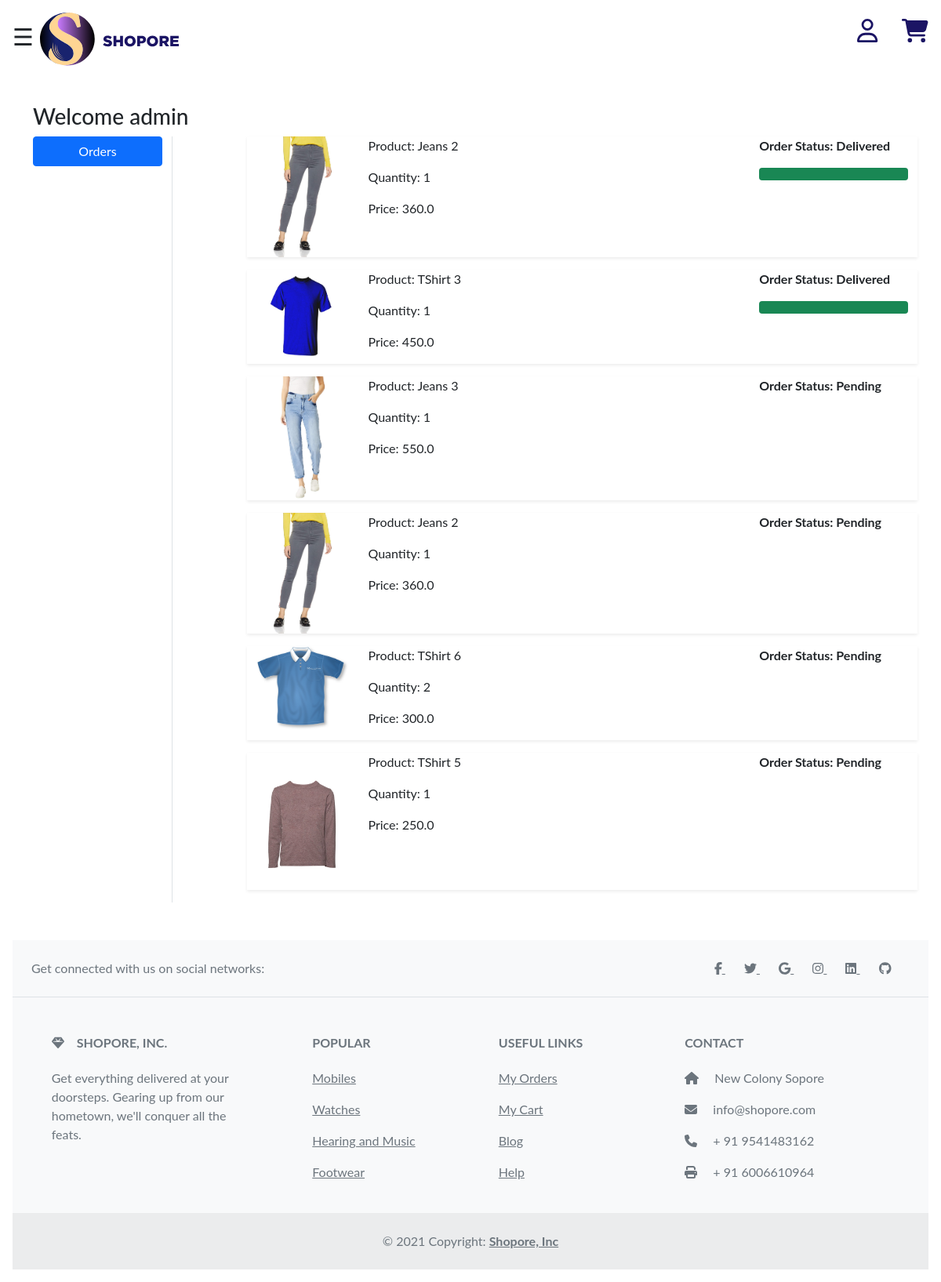
The page /orders/ (signed in) on the database as committed earlier.
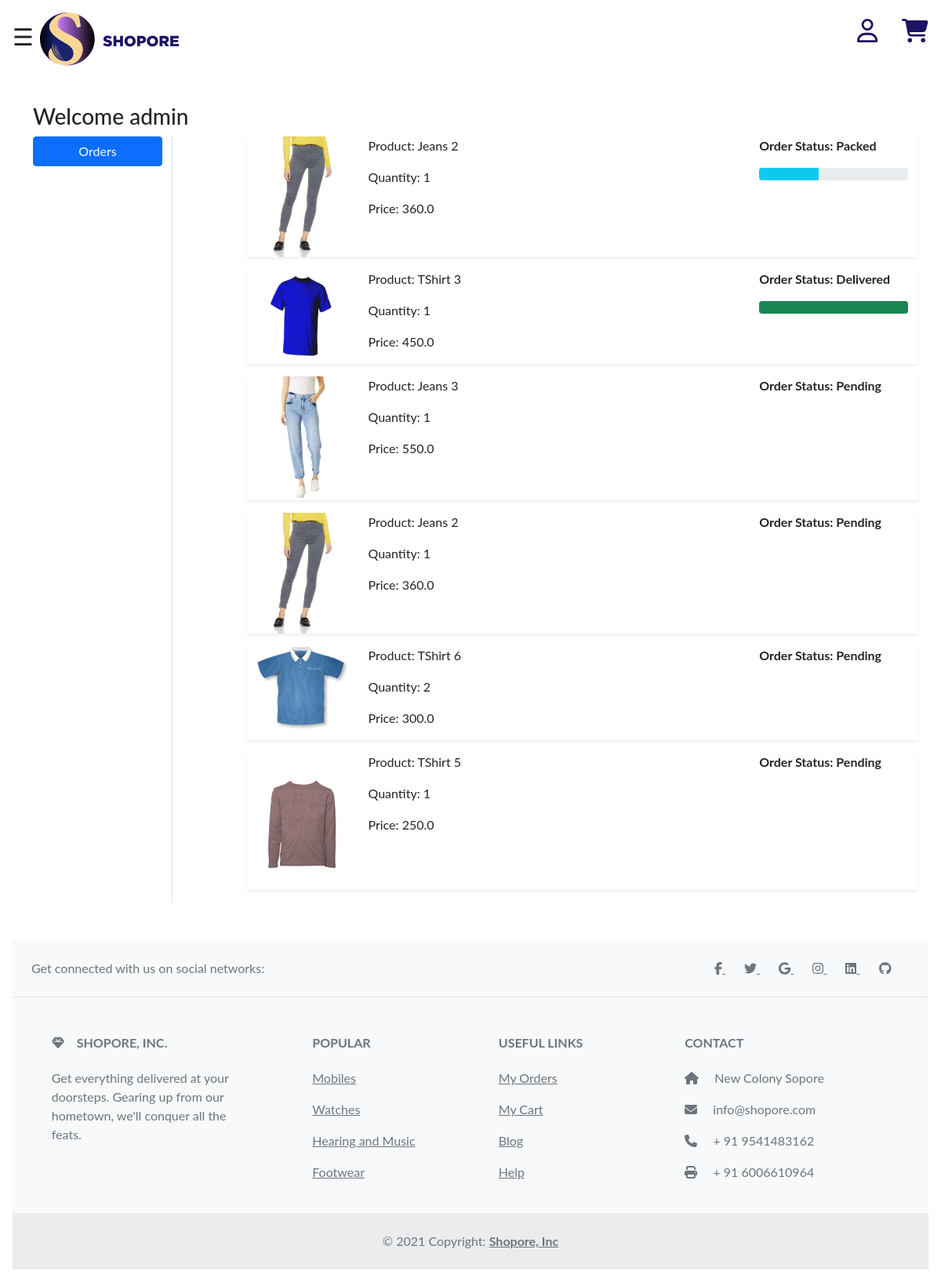
The same page on the database as committed later.
### app/models.py (models this page shows, shortened)
class OrderPlaced(models.Model):
 user = models.ForeignKey(User, on_delete=models.CASCADE)
 customer = models.ForeignKey(Customer, on_delete=models.CASCADE)
 product = models.ForeignKey(Product, on_delete=models.CASCADE)
 quantity = models.PositiveIntegerField(default=1)
 ordered_date = models.DateTimeField(auto_now_add=True)
 status = models.CharField(max_length=50,choices=STATUS_CHOICES,default='Pending')
 @property
 def total_cost(self):
   return self.quantity * self.product.discounted_price

class Product(models.Model):
 title = models.CharField(max_length=100)
 selling_price = models.FloatField()
 discounted_price = models.FloatField()
 description = models.TextField()
 brand = models.CharField(max_length=100)
 category = models.CharField( choices=CATEGORY_CHOICES, max_length=2)
 product_image = models.ImageField(upload_to='productimg')

### app/views.py (the view)
# urls.py: path('orders/', views.orders, name='orders'),
@login_required
def orders(request):
	op = OrderPlaced.objects.filter(user=request.user)
	return render(request, 'app/orders.html', {'order_placed':op})

### app/templates/app/orders.html (shortened to what this page needs)
{% extends 'app/base.html' %}
{% load static %}
{% block main-content %}
<div class="container my-5">
 <div class="row">
 <h3>Welcome {{request.user.username}}</h3>
  <div class="col-sm-2 border-end">
   <ul class="list-unstyled">
    <li class="d-grid"><a href="{% url 'orders' %}" class="btn btn-primary">Orders</a></li>
   </ul>
  </div>
  <div class="col-sm-9 offset-sm-1">
  {% for op in order_placed %}
   <div class="row shadow-sm mb-3">
    <div class="col-sm-2">
     <img src="{{op.product.product_image.url}}" alt="" srcset="" class="img-fluid" height="150" width="150">
    </div>
    <div class="col-sm-7">
     <p>Product: {{op.product.title}}</p>
     <p>Quantity: {{op.quantity}}</p>
     <p>Price: {{op.total_cost}}</p>
    </div>
    <div class="col-sm-3 fw-bold">
     <p>Order Status: {{op.status}}</p>
      {% if op.status == 'Packed' %}
      <div class="progress">
       <div class="progress-bar bg-info" role="progressbar" style="width: 40%" aria-valuenow="40" aria-valuemin="0" aria-valuemax="100"></div>
      </div>
      {% endif %}
      {% if op.status == 'Delivered' %}
      <div class="progress">
       <div class="progress-bar bg-success" role="progressbar" style="width: 100%" aria-valuenow="100" aria-valuemin="0" aria-valuemax="100"></div>
      </div>
      {% endif %}
    </div>
   </div>
   {% endfor %}
  </div>
 </div>
</div>
{% endblock main-content %}

### app/templates/app/base.html (shortened to what this page needs)
<!doctype html> {% load static %}
<html lang="en">
<head>
    <link href="https://cdn.jsdelivr.net/npm/bootstrap@5.1.3/dist/css/bootstrap.min.css" rel="stylesheet">
    <link rel="stylesheet" href="{% static 'app/css/owl.carousel.min.css' %}">
    <link rel="stylesheet" href="{% static 'app/css/all.min.css' %}">
    <link rel="stylesheet" href="{% static 'app/css/style.css' %}">
</head>
<body>
      <div id="main">
        <span style="font-size:30px;cursor:pointer;font-color: #FFD593;" onclick="openNav()">&#9776; <a href = "/"><img src = "/static/app/images/navlogosvg.svg"></a></span>
        <span style="font-size:30px;cursor:pointer;float: right;"> <a href = "{% url 'showcart' %}"><i style = "color: 1B1464;" class="fas fa-shopping-cart"></i></a> </span>
        <span style="font-size:30px;cursor:pointer;float: right;"> <i style = "color: #1B1464;" class="far fa-user"></i> &nbsp;&nbsp;&nbsp;</span>
    {% block banner_slider %} {% endblock banner_slider %} {% block livesale %} {% endblock livesale %} {% block main-content %} {% endblock main-content %} {% block payment-gateway %} {% endblock payment-gateway %}
    <footer class="text-center text-lg-start bg-light text-muted">
        <section class="d-flex justify-content-center justify-content-lg-between p-4 border-bottom">
            <div class="me-5 d-none d-lg-block">
                <span>Get connected with us on social networks:</span>
            </div>
            <div>
                <a href="" class="me-4 text-reset">
                    <i class="fab fa-facebook-f"></i>
                </a>
                <a href="" class="me-4 text-reset">
                    <i class="fab fa-twitter"></i>
                </a>
                <a href="" class="me-4 text-reset">
                    <i class="fab fa-google"></i>
                </a>
                <a href="" class="me-4 text-reset">
                    <i class="fab fa-instagram"></i>
                </a>
                <a href="" class="me-4 text-reset">
                    <i class="fab fa-linkedin"></i>
                </a>
                <a href="" class="me-4 text-reset">
                    <i class="fab fa-github"></i>
                </a>
            </div>
        </section>
        <section class="">
            <div class="container text-center text-md-start mt-5">
                <div class="row mt-3">
                    <div class="col-md-3 col-lg-4 col-xl-3 mx-auto mb-4">
                        <h6 class="text-uppercase fw-bold mb-4">
                            <i class="fas fa-gem me-3"></i>Shopore, Inc.
                        </h6>
                        <p>
                            Get everything delivered at your doorsteps. Gearing up from our hometown, we'll conquer all the feats.
                        </p>
                    </div>
                    <div class="col-md-2 col-lg-2 col-xl-2 mx-auto mb-4">
                        <h6 class="text-uppercase fw-bold mb-4">
                            Popular
                        </h6>
                        <p>
                            <a href="#!" class="text-reset">Mobiles</a>
                        </p>
                        <p>
                            <a href="#!" class="text-reset">Watches</a>
                        </p>
                        <p>
                            <a href="#!" class="text-reset">Hearing and Music</a>
                        </p>
                        <p>
                            <a href="#!" class="text-reset">Footwear</a>
                        </p>
                    </div>
                    <div class="col-md-3 col-lg-2 col-xl-2 mx-auto mb-4">
                        <h6 class="text-uppercase fw-bold mb-4">
                            Useful links
                        </h6>
                        <p>
                            <a href="#!" class="text-reset">My Orders</a>
                        </p>
                        <p>
                            <a href="#!" class="text-reset">My Cart</a>
                        </p>
                        <p>
                            <a href="#!" class="text-reset">Blog</a>
                        </p>
                        <p>
                            <a href="#!" class="text-reset">Help</a>
                        </p>
                    </div>
                    <div class="col-md-4 col-lg-3 col-xl-3 mx-auto mb-md-0 mb-4">
                        <h6 class="text-uppercase fw-bold mb-4">
                            Contact
                        </h6>
                        <p><i class="fas fa-home me-3"></i> New Colony Sopore</p>
                        <p>
                            <i class="fas fa-envelope me-3"></i> info@shopore.com
                        </p>
                        <p><i class="fas fa-phone me-3"></i> + 91 9541483162</p>
                        <p><i class="fas fa-print me-3"></i> + 91 6006610964</p>
                    </div>
                </div>
            </div>
        </section>
        <div class="text-center p-4" style="background-color: rgba(0, 0, 0, 0.05);">
            © 2021 Copyright:
            <a class="text-reset fw-bold" href="/">Shopore, Inc</a>
        </div>
    </footer>
</div>
</body>
</html>

### app/templates/app/base.html (style rules this page uses)
body { font-family: "Lato", sans-serif; transition: background-color .5s; }
#main { transition: margin-left .5s; padding: 16px; }

Rows that differ between the two databases and show on the page:
changed OrderPlaced: status "Delivered" → "Packed"
